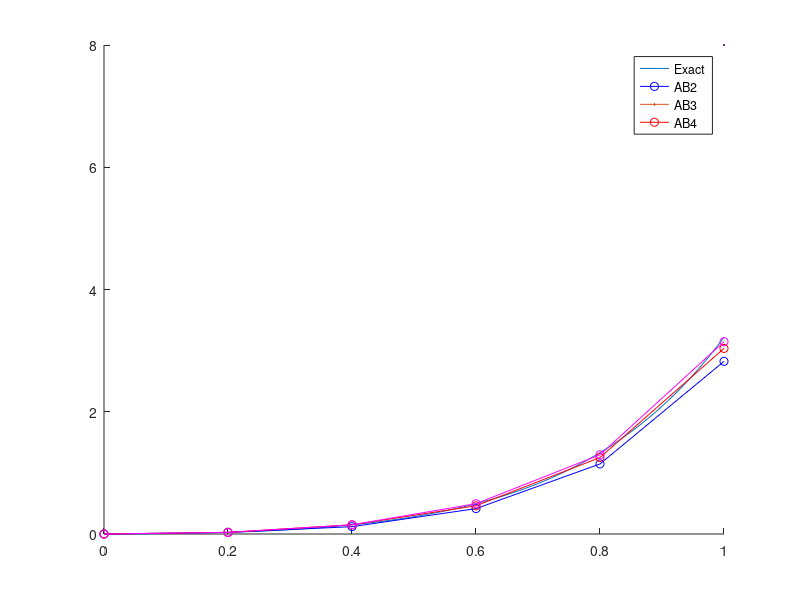

This figure's MATLAB source:
y_exact = @(t) 1/5*t.*exp(3*t) - 1/25*exp(3*t) + 1/25*exp(-2*t);
f = @(t,y) t*exp(3*t) - 2*y;
a = 0;
h = 0.2;
b = 1;
N = (b-a)/h;
t = a:h:b;
w0 = 0;
w1 = y_exact(t(2));
w2 = y_exact(t(3));
w3 = y_exact(t(4));

hold on
tt = a:0.01:b;
plot(tt, y_exact(tt))

%AB2
w = zeros(1,N+1)
w(1) = w0;
w(2) = w1;

for i = 2:N
    w(i+1) = w(i) + h/2*(3*f(t(i), w(i)) - f(t(i-1), w(i-1)))
end
plot(t,w, "bo-", MarkerSize=8)

%AB3
w = zeros(1,N+1)
w(1) = w0;
w(2) = w1;
w(3) = w2;

for i = 3:N
    w(i+1) = w(i) + h/12*(23*f(t(i), w(i)) - 16*f(t(i-1), w(i-1)) + 5*f(t(i-2), w(i-2)))
end
plot(t,w, "ro-", MarkerSize=8)

%AB4
w = zeros(1,N+1)
w(1) = w0;
w(2) = w1;
w(3) = w2;
w(4) = w3;

for i = 4:N
    w(i+1) = w(i) + h/24*(55*f(t(i), w(i)) - 59*f(t(i-1), w(i-1)) + 37*f(t(i-2), w(i-2)) - 9*f(t(i-3), w(i-3)))
end
plot(t,w, "mo-", MarkerSize=8)
legend("Exact", "AB2", "AB3", "AB4")



hold off